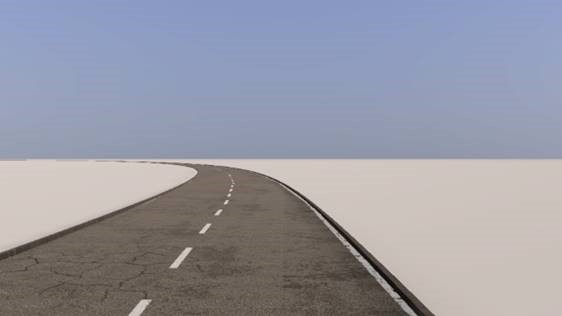
//> input picture inputImage2.jpg, 562 x 316 px
$ ./myLka   (built with g++ and OpenCV 4)
//> lines starting //> are read from the running program, lines starting //| are printed output that depends on the picture
//============================================================================
// Name        : myLka.cpp
// Author      :
// Version     :
// Copyright   : Your copyright notice
// Description : Hello World in C++, Ansi-style
//============================================================================

#include <iostream>
#include <opencv2/highgui/highgui.hpp>
#include "opencv2/opencv.hpp"

using namespace std;
using namespace cv;

// Coefficient applied to default steering angle
#define STEERINGCOEF 30
#define DEBUG 1

float ProcessLaneKeeping(uint8_t* pixels, uint32_t width, uint32_t height);
void Detect();
extern void colorthresh(cv::Mat input, cv::Mat* ouput);
extern Point findCentroid(cv::Mat input, cv::Mat* output);
float chooseDirection(int centroidX, int width);

int main() {

	cv::Mat img = imread("/home/ubuntu/git/lka/inputImage2.jpg");
//> img is the input picture: 316 rows x 562 cols, CV_8UC3; mean B, G, R 163.3, 151.6, 150.7

	ProcessLaneKeeping(img.data,562,316);
	return 0;
}


/**
*
 * Input:
*  -   uint8_t* pixels - RGBA - 4 bytes per pixel
*  -   uint32 width
*  -   uint32 height
* Output:
*  - float - Steering angle in degrees
 *
*/
float ProcessLaneKeeping(uint8_t* pixels, uint32_t width, uint32_t height) {
	Mat img(height,width,CV_8UC3,pixels); //TODO : replace CV_8UC3 by CV_8UC4 for RGBA images
	if (!img.empty()) {
		if(DEBUG) {
		 cv::namedWindow("Car View");
		 imshow("Car View", img);
		 cv::waitKey(2500);
		}

		// Perform image processing
		// cv::Mat img = Gauss(maskGauss); //BIP removed it because for the moment i do not want to smooth the edges ; impacts below arg
		cv::Mat colorthresh_image;
		colorthresh(img, &colorthresh_image);
		Point point = findCentroid(colorthresh_image, &img);
		float angle = chooseDirection(point.x, img.size().width);
		cout << "angle : " << angle << endl;
		return angle;

	}
}

cv::Mat Gauss(cv::Mat input) {
	cv::Mat output;
	// Applying Gaussian Filter
	cv::GaussianBlur(input, output, cv::Size(5, 5), 0.1, 0.1); //kernel size = (3,3)
	return output;
}

void colorthresh(cv::Mat input, cv::Mat* img_mask) {
	// Initializaing variables
	cv::Size s = input.size();
//> s = Size(562, 316)
	auto w = s.width;
//> w = 562
	auto h = s.height;
//> h = 316
	// Detect all objects within the HSV range
	cv::Mat img_hsv;

	cv::cvtColor(input, img_hsv, CV_BGR2HSV);
//> img_hsv: 316 rows x 562 cols, CV_8UC3; mean H, S, V 63.2, 44.9, 171.8
	if(DEBUG){
		cv::namedWindow("img_hsv");
		imshow("img_hsv", img_hsv);
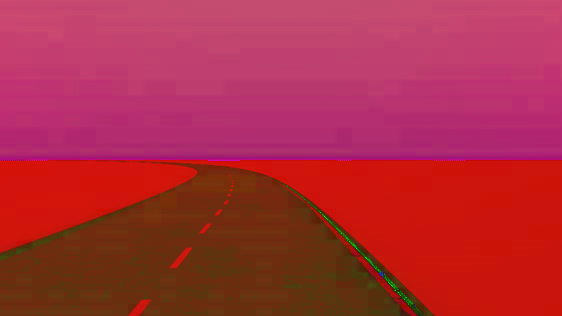
//> window 'img_hsv': 316 rows x 562 cols, CV_8UC3; mean B, G, R 63.2, 44.9, 171.8
		cv::waitKey(10);
	}
	//	LowerYellow and UpperYellow in BGR format
	cv::Scalar LowerYellow = { 10, 100, 100 }; //before {10,100,100}
	cv::Scalar UpperYellow = { 30, 255, 255 };
	cv::inRange(img_hsv, LowerYellow, UpperYellow, *img_mask);
//> img_mask: 316 rows x 562 cols, CV_8UC1; every value is 0
	//img_mask(cv::Rect(0, 0, w, 0.8*h)) = 0;
	if(DEBUG){
		cv::namedWindow("mask on HSV");
		imshow("mask on HSV", *img_mask);
		cv::waitKey(2500);
	}
}

Point findCentroid(cv::Mat input, cv::Mat* output) {

	// Perform centroid detection of line (important to do it after the findContours otherwise the circle drawned will be contoured !)
	cv::Moments M = cv::moments(input);
//> M = moments, m00 0
//> in ProcessLaneKeeping, `Point point = findCentroid(colorthresh_image, &img);`: point = Point(-1, -1)
	if (M.m00 > 0) {
		cv::Point p1(M.m10 / M.m00, M.m01 / M.m00);
		cv::circle(*output, p1, 5, cv::Scalar(155, 200, 0), -1);
		if(DEBUG){
			cv::namedWindow("centroid detection");
			imshow("centroid detection", *output);
			cv::waitKey(2000);
		}
		return p1;
	} else {
		return Point(-1,-1);
	}
// [34 lines of commented-out code are left out]
}

float chooseDirection(int centroidX, int width){
//> in ProcessLaneKeeping, `float angle = chooseDirection(point.x, img.size().width);`: angle = 0
//| angle : 0
	if(centroidX >= 0){
		return (float)(centroidX - width/2) / (width/2) * STEERINGCOEF;
	} else {
		// did not find any centroid, can not choose direction
		return 0; //TODO error main method
	}
}
